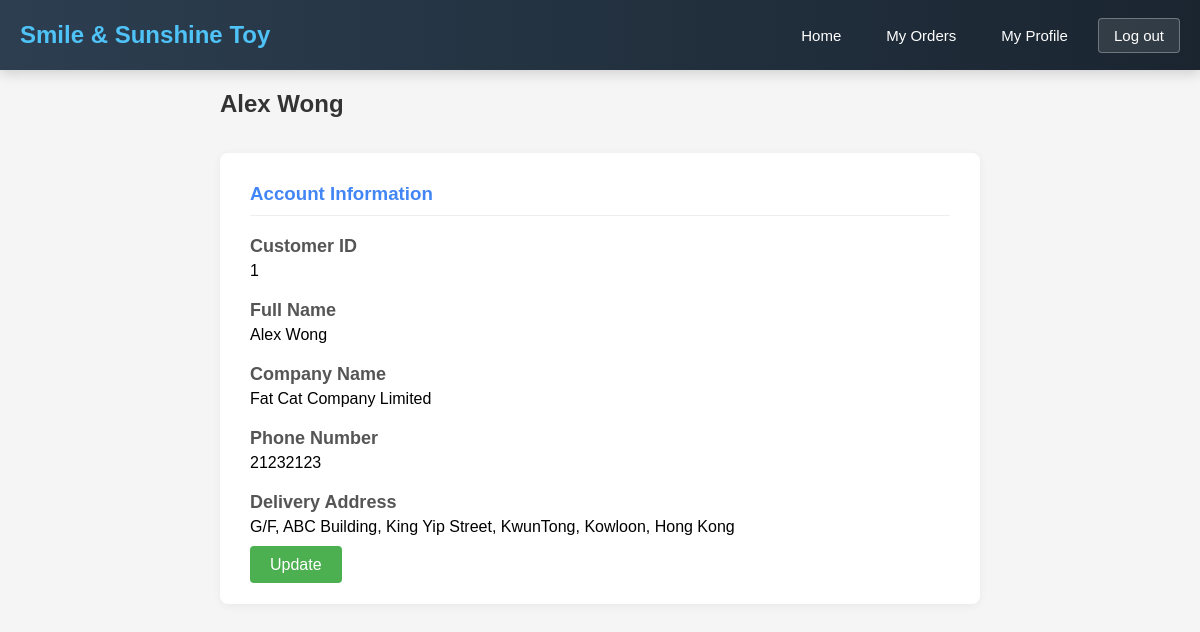
The app's page /sample/customer/Profile.php (signed in) with its own data.
### tables this page shows
CREATE TABLE customer (
  cid INT NOT NULL AUTO_INCREMENT,
  cname VARCHAR(255) NOT NULL,
  cpassword VARCHAR(255) NOT NULL,
  ctel INT DEFAULT NULL,
  caddr TEXT,
  company VARCHAR(255) DEFAULT NULL,
  cemail VARCHAR(191) NOT NULL UNIQUE,
  crole VARCHAR(45) NOT NULL DEFAULT 'customer',
  cimageurl VARCHAR(45) NULL,
  PRIMARY KEY (cid)
);

### sample/customer/Profile.php (the view, shortened to what this page needs)
<?php
include '../conn.php';
$cid = $_SESSION['customer']['cid'];
$sql = "SELECT * FROM customer WHERE cid = ?";
$stmt = $conn->prepare($sql);
$stmt->bind_param("i", $cid);
$stmt->execute();
$result = $stmt->get_result();
if ($result->num_rows === 1) {
    $customer = $result->fetch_assoc();
} else {
    header('Location: ../loginChoose.html');
    exit();
}
?>
<!DOCTYPE html>
<html lang="en">
<head>
    <link rel="stylesheet" href="../CSS/header.css">
    <link rel="stylesheet" href="../CSS/common.css">
    <link rel="stylesheet" href="../CSS/form.css">
    <link rel="stylesheet" href="../CSS/profile.css">
</head>
<body>
<header>
    <div class="logo">
        <a href="Index.php">Smile &amp; Sunshine Toy</a>
    </div>
    <div class="user-actions">
        <a href="Index.php">Home</a>
        <a href="MyOrder.php">My Orders</a>
        <a href="Profile.php">My Profile</a>
        <a href="../logout.php" class="logout-btn">Log out</a>
    </div>
</header>
<div class="container">
    <div class="profile-header">
        <div class="profile-info">
            <h2><?php echo htmlspecialchars($customer['cname']); ?></h2>
        </div>
    </div>
    <div class="form-section">
        <h3>Account Information</h3>
        <form id="profileForm">
            <div class="form-group">
                <label class="form-label">Customer ID</label>
                <p class="static-field"><?php echo htmlspecialchars($customer['cid']); ?></p>
            </div>
            <div class="form-group">
                <label class="form-label">Full Name</label>
                <p class="static-field"><?php echo htmlspecialchars($customer['cname']); ?></p>
            </div>
            <div class="form-group">
                <label class="form-label">Company Name</label>
                <p class="static-field"><?php echo isset($customer['company']) ? htmlspecialchars($customer['company']) : 'Not provided'; ?></p>
            </div>
            <div class="form-group">
                <label class="form-label">Phone Number</label>
                <p class="static-field"><?php echo isset($customer['ctel']) ? htmlspecialchars($customer['ctel']) : 'Not provided'; ?></p>
            </div>
            <div class="form-group">
                <label class="form-label">Delivery Address</label>
                <p class="static-field"><?php echo isset($customer['caddr']) ? htmlspecialchars($customer['caddr']) : 'Not provided'; ?></p>
            </div>
            <div class="form-actions">
                <a href="UpdateProfile.php" class="btn-submit">Update</a>
            </div>
        </form>
    </div>
</div>
</body>
</html>

### sample/CSS/header.css (style rules this page uses)
header { display: flex; justify-content: space-between; align-items: center; background: linear-gradient(90deg, #2c3e50, #1a2530); color: white; padding: 0 20px; position: sticky; top: 0; z-index: 1000; box-shadow: 0 4px 12px rgba(0, 0, 0, 0.15); height: 70px; }
.logo { display: flex; align-items: center; }
.logo a { font-size: 24px; font-weight: 700; color: #4fc3f7; text-decoration: none; }
.user-actions { display: flex; gap: 15px; align-items: center; }
.user-actions a { color: white; text-decoration: none; font-size: 15px; font-weight: 500; padding: 8px 15px; border-radius: 4px; transition: background 0.3s; }
.logout-btn { background: rgba(255, 255, 255, 0.1); border: 1px solid rgba(255, 255, 255, 0.3); }

### sample/CSS/common.css (style rules this page uses)
* { margin: 0; padding: 0; box-sizing: border-box; font-family: Arial, sans-serif; }
body { background-color: #f5f5f5; }
.container { max-width: 800px; margin: 0 auto; padding: 20px; }
.form-group { margin-bottom: 20px; }
.form-label { display: block; margin-bottom: 5px; font-weight: bold; color: #555; font-size:18px; }
.btn-submit, .btn-reset { padding: 10px 20px; border: none; border-radius: 4px; font-size: 16px; cursor: pointer; transition: background-color 0.3s; text-decoration: none; }
.btn-submit { background-color: #4CAF50; color: white; margin-right: 10px; }

### sample/CSS/form.css (style rules this page uses)
.form-group { margin-bottom: 20px; }

### sample/CSS/profile.css (style rules this page uses)
.profile-header { display: flex; align-items: center; margin-bottom: 30px; }
.profile-info h2 { margin-bottom: 5px; color: #333; }
.form-section { background-color: white; padding: 30px; border-radius: 8px; box-shadow: 0 2px 10px rgba(0,0,0,0.05); margin-bottom: 30px; }
.form-section h3 { margin-bottom: 20px; color: #4285f4; border-bottom: 1px solid #eee; padding-bottom: 10px; }

### records on screen
customer: cname "Alex Wong", cid "1", company "Fat Cat Company Limited", ctel "21232123", caddr "G/F, ABC Building, King Yip Street, KwunTong, Kowloon, Hong Kong"
